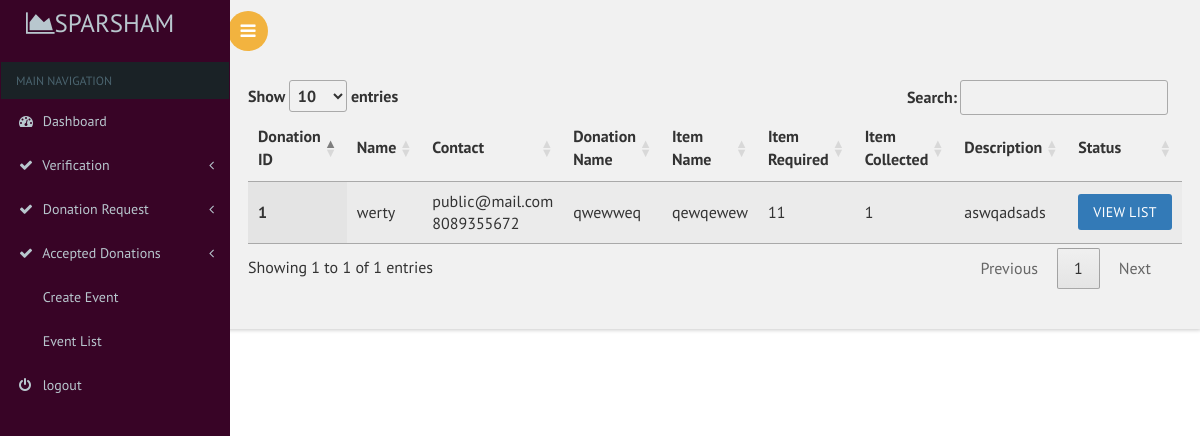
The page /secratary/inventorydonationlist.php on the database its author committed.
### tables this page shows
CREATE TABLE IF NOT EXISTS `inventory_donation` (
  `donation_id` int(11) NOT NULL AUTO_INCREMENT,
  `donation_name` varchar(30) NOT NULL,
  `item_name` varchar(30) NOT NULL,
  `item_required` int(11) NOT NULL,
  `item_collected` int(11) NOT NULL,
  `discription` text NOT NULL,
  `email` varchar(50) NOT NULL,
  `donation_status` int(11) NOT NULL DEFAULT '0',
  PRIMARY KEY (`donation_id`)
);

CREATE TABLE IF NOT EXISTS `registration` (
  `name` varchar(80) NOT NULL,
  `email` varchar(80) NOT NULL,
  `phone` bigint(11) NOT NULL,
  `gender` varchar(10) DEFAULT NULL,
  `date_of_birth` varchar(20) DEFAULT NULL,
  `house` varchar(80) DEFAULT NULL,
  `place` varchar(80) DEFAULT NULL,
  `country` int(11) DEFAULT NULL,
  `state` int(11) DEFAULT NULL,
  `district` int(11) DEFAULT NULL,
  `pincode` int(6) DEFAULT NULL,
  `profile_pic` varchar(100) DEFAULT '../images/avathar.jpg',
  PRIMARY KEY (`email`)
);

### secratary/inventorydonationlist.php (the view, shortened to what this page needs)
<?php
include("dbconn.php");
?>
<!DOCTYPE html>
<html>
<head>
    <link href="css/bootstrap.css" rel='stylesheet' type='text/css' />
<link href="css/style.css" rel='stylesheet' type='text/css' />
<link href="css/font-awesome.css" rel="stylesheet">
<link href='css/SidebarNav.min.css' media='all' rel='stylesheet' type='text/css'/>
<link href="css/custom.css" rel="stylesheet">
    <link rel="stylesheet" type="text/css" href="https://cdn.datatables.net/1.10.21/css/jquery.dataTables.css">
</head>
<body class="cbp-spmenu-push">
    <div class="main-content">
    <div class="cbp-spmenu cbp-spmenu-vertical cbp-spmenu-left" id="cbp-spmenu-s1">
        <aside class="sidebar-left">
      <nav class="navbar navbar-inverse">
          <div class="navbar-header">
            <h1><a class="navbar-brand" href="index.html"><span class="fa fa-area-chart"></span>Sparsham<span class="dashboard_text"></span></a></h1>
          </div>
          <?php
          include("menu.php");
          ?>
      </nav>
    </aside>
    </div>
        <?php
        include("header.php");
        ?>
        <div id="page-wrapper">
    <table id="table_id" class="display">
    <thead>
        <tr>
           <th>Donation ID</th>
           <th>Name</th>
           <th>Contact</th>
      <th>Donation Name</th>
      <th>Item Name</th>
      <th>Item Required</th>
      <th>Item Collected</th>
      <th>Description</th>
      <th>Status</th>
        </tr>
    </thead>
    <tbody>
         <?php
            $sql="select * from inventory_donation a,registration b where a.email=b.email";
            $res=mysqli_query($conn,$sql);
            if(mysqli_num_rows($res)>0){
                while($r=mysqli_fetch_assoc($res)){
            ?>
           <tr>
      <th scope="row"><?php echo $r['donation_id']?></th>
      <td><?php echo $r['name']?></td>
      <td><?php echo $r['email']?><br>
        <?php echo $r['phone']?><br>
      </td>
      <td><?php echo $r['donation_name']?></td>
      <td><?php echo $r['item_name']?></td>
      <td><?php echo $r['item_required']?></td>
      <td><?php echo $r['item_collected']?></td>
        <td><?php echo $r['discription']?></td>
        <td><a href="inventorydonationlistview.php?id=<?php echo $r['donation_id']?>">
    <button class="btn btn-primary">View List</button></a>
</td>
    </tr>
            <?php
        }
    }
            ?>
    </tbody>
</table>
</div></div>
</body>
</html>

### secratary/css/custom.css (style rules this page uses)
#page-wrapper { padding:5em 2em 2.5em; background-color: #F1F1F1; }

### rows shown on the page
inventory_donation: donation_id "1", registration.name "werty", registration.email "public@mail.com", registration.phone "8089355672", donation_name "qwewweq", item_name "qewqewew", item_required "11", item_collected "1", discription "aswqadsads"
